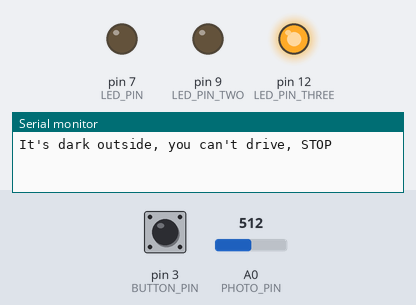
Simulated run of this sketch. Board: Arduino Uno, built with avr-gcc and run on an emulated ATmega328P. Parts: output pins drawn as LEDs (lit = HIGH), the last lines printed to the serial monitor. The test bench sets the inputs (shaded band); at power-on: A0 (PHOTO_PIN) = 512, pin 3 (BUTTON_PIN) LOW.

Above: at 6.0 s.
6.1 s: A0 (PHOTO_PIN) set to 318
12.3 s: A0 (PHOTO_PIN) set to 284
At 16.0 s:
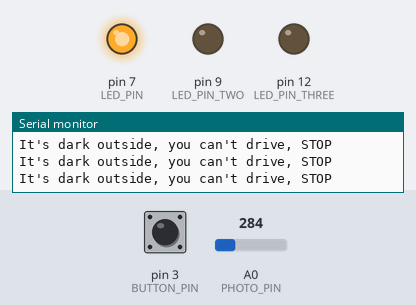
19.1 s: pin 3 (BUTTON_PIN) pulled HIGH for 3 s
At 20.6 s:
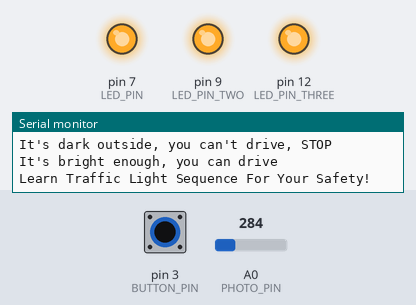
25.3 s: A0 (PHOTO_PIN) set to 306
At 29.4 s:
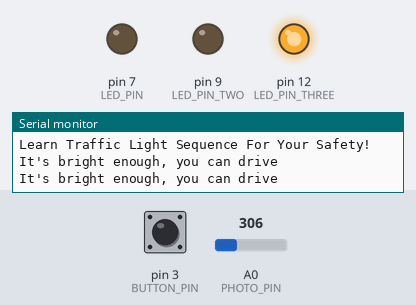
31.5 s: pin 3 (BUTTON_PIN) pulled HIGH for 3 s
At 33.72 s:
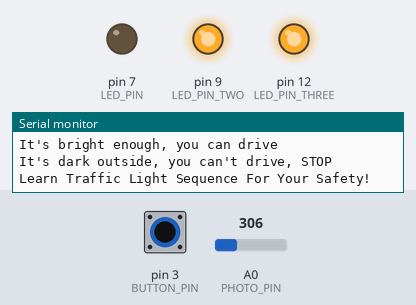
37.7 s: A0 (PHOTO_PIN) set to 290
Timing chart, 0 to 44.9 s (numbered marks = the images above; inputs shaded):
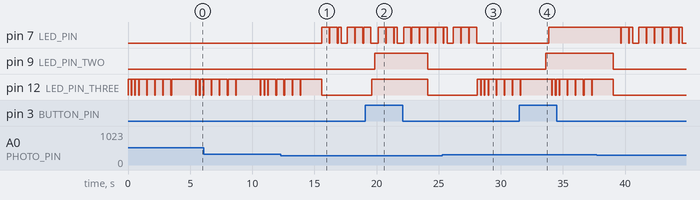

Measured:
- the behaviour switches between 301 and 300 on A0 (PHOTO_PIN) (found by bisection; images 0 and 1)
- after the input at 19.1 s, pin 9 (LED_PIN_TWO): LOW → HIGH after 0.77 s, → LOW 4.3 s later; pin 12 (LED_PIN_THREE): LOW → HIGH after 0.52 s, → LOW 4.5 s later
- after the input at 25.3 s, pin 12 (LED_PIN_THREE): goes 3 × (HIGH 0.25 s, LOW 0.05 s), 3 × (HIGH 0.60 s, LOW 0.05 s), then HIGH, starting after 2.8 s
- after the input at 31.5 s, pin 7 (LED_PIN): LOW → HIGH after 2.3 s; pin 9 (LED_PIN_TWO): LOW → HIGH after 2.1 s
- by itself, pin 12 (LED_PIN_THREE): repeats every 0.65 s: HIGH 0.60 s, LOW 0.05 s

The sketch:

digital_output.ino
```cpp
int buttonValue = 0;
int photoValue = 0;
const int LED_PIN = 7;
const int LED_PIN_TWO = 9;
const int LED_PIN_THREE = 12;
const int BUTTON_PIN = 3;
const int PHOTO_PIN = A0;

void setup() {
  // put your setup code here, to run once:
  Serial.begin(9600);
  pinMode(LED_PIN, OUTPUT);
  pinMode(LED_PIN_TWO, OUTPUT);
  pinMode(LED_PIN_THREE, OUTPUT);
  pinMode(BUTTON_PIN, INPUT);
  pinMode(PHOTO_PIN, INPUT);
}

void loop() {

  buttonValue = digitalRead(BUTTON_PIN);
  if (buttonValue == HIGH) {
    Serial.println("Learn Traffic Light Sequence For Your Safety!");
    digitalWrite(LED_PIN_THREE, HIGH);
    delay(250);
    digitalWrite(LED_PIN_TWO, HIGH);
    delay(250);
    digitalWrite(LED_PIN, HIGH);
  }
  else {
    digitalWrite(LED_PIN, LOW);
    digitalWrite(LED_PIN_TWO, LOW);
    digitalWrite(LED_PIN_THREE, LOW);
  }

  photoValue = analogRead(PHOTO_PIN);
  if (photoValue <= 300) {
    //morse code for "GO":
    //morse code for "G" is --.
    digitalWrite(LED_PIN, HIGH);
    delay(600);
    digitalWrite(LED_PIN, LOW);
    delay(50);
    digitalWrite(LED_PIN, HIGH);
    delay(600);
    digitalWrite(LED_PIN, LOW);
    delay(50);
    digitalWrite(LED_PIN, HIGH);
    delay(250);
    digitalWrite(LED_PIN, LOW);
    delay(500);
    //morse code for "O" is ---
    digitalWrite(LED_PIN, HIGH);
    delay(600);
    digitalWrite(LED_PIN, LOW);
    delay(50);
    digitalWrite(LED_PIN, HIGH);
    delay(600);
    digitalWrite(LED_PIN, LOW);
    delay(50);
    digitalWrite(LED_PIN, HIGH);
    delay(600);
    digitalWrite(LED_PIN, LOW);
    delay(50);

    digitalWrite(LED_PIN, LOW);
    Serial.println("It's bright enough, you can drive");
  }
  else {
    //morse code for "STOP":
    //morse code for "S"
    digitalWrite(LED_PIN_THREE, HIGH);
    delay(250);
    digitalWrite(LED_PIN_THREE, LOW);
    delay(50);
    digitalWrite(LED_PIN_THREE, HIGH);
    delay(250);
    digitalWrite(LED_PIN_THREE, LOW);
    delay(50);
    digitalWrite(LED_PIN_THREE, HIGH);
    delay(250);
    digitalWrite(LED_PIN_THREE, LOW);
    delay(50);
    //morse code for "T"
    digitalWrite(LED_PIN_THREE, HIGH);
    delay(600);
    digitalWrite(LED_PIN_THREE, LOW);
    delay(50);
    //morse code for "O"
    digitalWrite(LED_PIN_THREE, HIGH);
    delay(600);
    digitalWrite(LED_PIN_THREE, LOW);
    delay(50);
    digitalWrite(LED_PIN_THREE, HIGH);
    delay(600);
    digitalWrite(LED_PIN_THREE, LOW);
    delay(50);
    digitalWrite(LED_PIN_THREE, HIGH);
    delay(600);
    digitalWrite(LED_PIN_THREE, LOW);
    delay(50);
    //morse code for "P"
    digitalWrite(LED_PIN_THREE, HIGH);
    delay(250);
    digitalWrite(LED_PIN_THREE, HIGH);
    delay(600);
    digitalWrite(LED_PIN_THREE, HIGH);
    delay(600);
    digitalWrite(LED_PIN_THREE, HIGH);
    delay(250);
    Serial.println("It's dark outside, you can't drive, STOP");
  }


}
```
